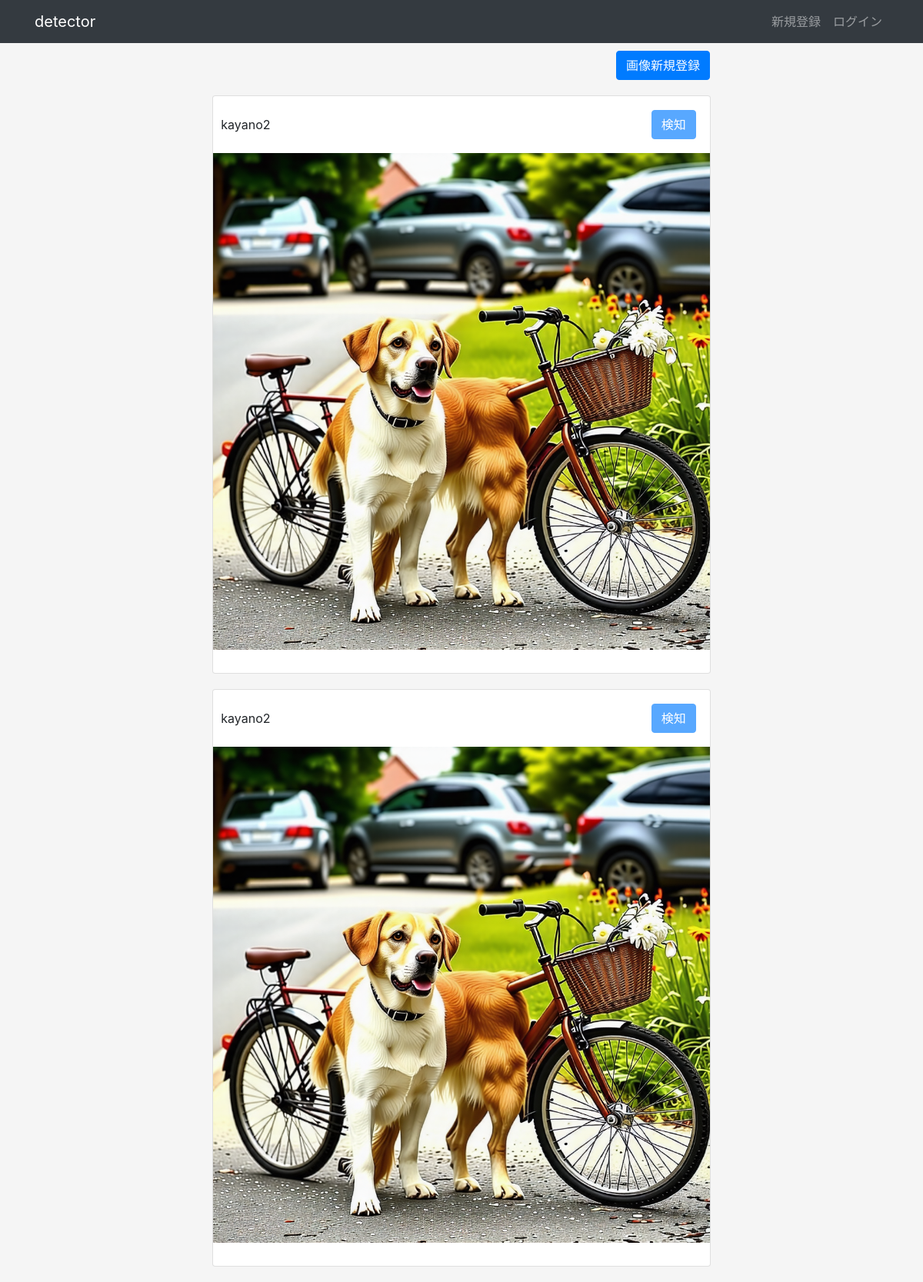
Before: / with the older database file.
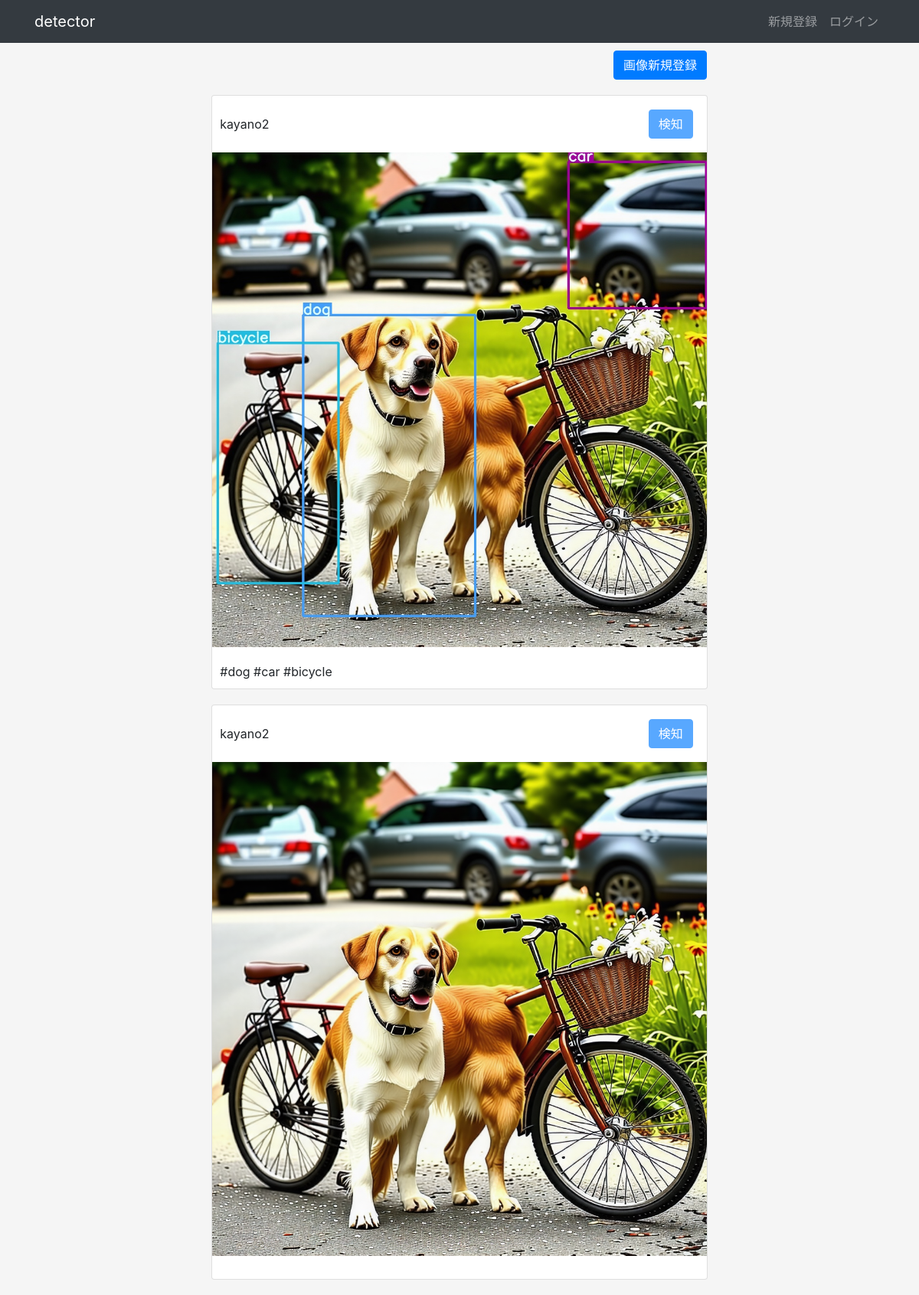
After: the same page with the newer database file.
### apps/crud/models.py (models this page shows, shortened)
class User(db.Model, UserMixin):
    __tablename__ = 'users'
    id = db.Column(db.Integer, primary_key=True)
    username = db.Column(db.String, unique=True, index=True)
    email = db.Column(db.String, unique=True, index=True)
    password_hash = db.Column(db.String)
    created_at = db.Column(db.DateTime, default=datetime.now)
    updated_at = db.Column(db.DateTime, default=datetime.now, onupdate=datetime.now)
    user_images = db.relationship('UserImage', backref='user', order_by='UserImage.id')
    @property
    def password(self):
        raise AttributeError('読み取り不可')

### apps/detector/models.py (models this page shows)
class UserImage(db.Model):
    __tablename__ = 'user_images'
    id = db.Column(db.Integer, primary_key=True)
    user_id = db.Column(db.String, db.ForeignKey('users.id'))
    image_path = db.Column(db.String)
    is_detected = db.Column(db.Boolean, default=False)
    created_at = db.Column(db.DateTime, default=datetime.now)
    updated_at = db.Column(db.DateTime, default=datetime.now, onupdate=datetime.now)

class UserImageTag(db.Model):
    __tablename__ = "user_image_tags"
    id = db.Column(db.Integer, primary_key=True)
    user_image_id = db.Column(db.String, db.ForeignKey("user_images.id"))
    tag_name = db.Column(db.String)
    created_at = db.Column(db.DateTime, default=datetime.now)
    updated_at = db.Column(db.DateTime, default=datetime.now, onupdate=datetime.now)

### apps/detector/views.py (the view)
@dt.route("/")
def index():
    user_images = (
        db.session.query(User, UserImage)
        .join(UserImage)
        .filter(User.id == UserImage.user_id)
        .all()
    )
    user_image_tag_dict = {}
    for user_image in user_images:
        user_image_tags = (
            db.session.query(UserImageTag)
            .filter(UserImageTag.user_image_id == user_image.UserImage.id)
            .all()
        )
        user_image_tag_dict[user_image.UserImage.id] = user_image_tags
    detector_form = DetectorForm()
    return render_template(
        "detector/index.html",
        user_images=user_images,
        user_image_tag_dict=user_image_tag_dict,
        detector_form=detector_form,
    )

### apps/detector/forms.py
class DetectorForm(FlaskForm):
    submit = SubmitField("検知")

### apps/detector/templates/detector/index.html (shortened to what this page needs)
{% extends "detector/base.html" %}
{% block content %}
<div class="col-md-10 text-right dt-image-register-btn">
    <a href="{{ url_for('detector.upload_image') }}" class="btn btn-primary">画像新規登録</a>
</div>
{% for user_image in user_images %}
<div class="card col-md-7 dt-image-content">
    <header class="d-flex justify-content-between">
        <div class="dt-image-username">{{ user_image.User.username }}</div>
        <div class="d-flex flex-row-reverse">
            <div class="p-2">
                <form action="{{ url_for('detector.detect', image_id=user_image.UserImage.id) }}" method="POST">
                    {% if current_user.id == user_image.User.id and user_image.UserImage.is_detected == False %}
                    {{detector_form.submit(class="btn btn-primary")}}
                    {% else %}
                    {{ detector_form.submit(class="btn btn-primary",disabled="disabled")}}
                    {% endif %}
                </form>
            </div>
        </div>
    </header>
    <section>
        <img src="{{ url_for('detector.image_file', filename=user_image.UserImage.image_path) }}" alt="アップロード画像" />
    </section>
    <footer>
        {% for tag in user_image_tag_dict[user_image.UserImage.id] %}
        #{{tag.tag_name }}
        {% endfor %}
    </footer>
</div>
{% endfor %}
{% endblock %}

### apps/detector/templates/detector/base.html (shortened to what this page needs)
<!DOCTYPE html>
<html lang="ja">
<head>
    <link rel="stylesheet" href="{{ url_for('static', filename='css/bootstrap.min.css') }}">
    <link rel="stylesheet" href="{{ url_for('static', filename='css/style.css') }}">
</head>
<body>
    <nav class="navbar navbar-expand-lg navbar-dark bg-dark">
        <div class="container">
            <a class="navbar-brand " href="{{ url_for('detector.index') }}">detector</a>
            <ul class="navbar-nav">
                {% if current_user.is_authenticated %}
                <li class="nav-item">
                    <span class="nav-link">{{ current_user.username }}</span>
                </li>
                <li class="nav-item">
                    <a href="{{ url_for('auth.logout') }}" class="nav-link">ログアウト</a>
                </li>
                {% else %}
                <li class="nav-item">
                    <a class="nav-link" href="{{ url_for('auth.signup') }}">
                        新規登録</a>
                </li>
                <li class="nav-item">
                    <a class="nav-link" href="{{ url_for('auth.login') }}">
                        ログイン</a>
                </li>
                {% endif %}
            </ul>
        </div>
    </nav>
    <section class="container">
    {% block content %}{% endblock %}
    </section>
</body>
</html>

### apps/static/css/style.css (style rules this page uses)
body { background-color: #f5f5f5; }
.dt-image-content { margin: 20px auto; padding: 0; }
.dt-image-username { padding-top: 15px; }
.dt-image-register-btn { padding: 10px 47px 0 0; }
.dt-image-content header { padding: 10px 10px 0 10px; }
.dt-image-content section { padding: 10px 0; margin: auto; }
.dt-image-content footer { padding: 10px; }
.dt-image-content section img { width: 100%; }

Changed rows visible on the page:
changed through a linked row, User "kayano2": image_path: a different picture
added UserImageTag: tag_name "dog"
added UserImageTag: tag_name "car"
added UserImageTag: tag_name "bicycle"
